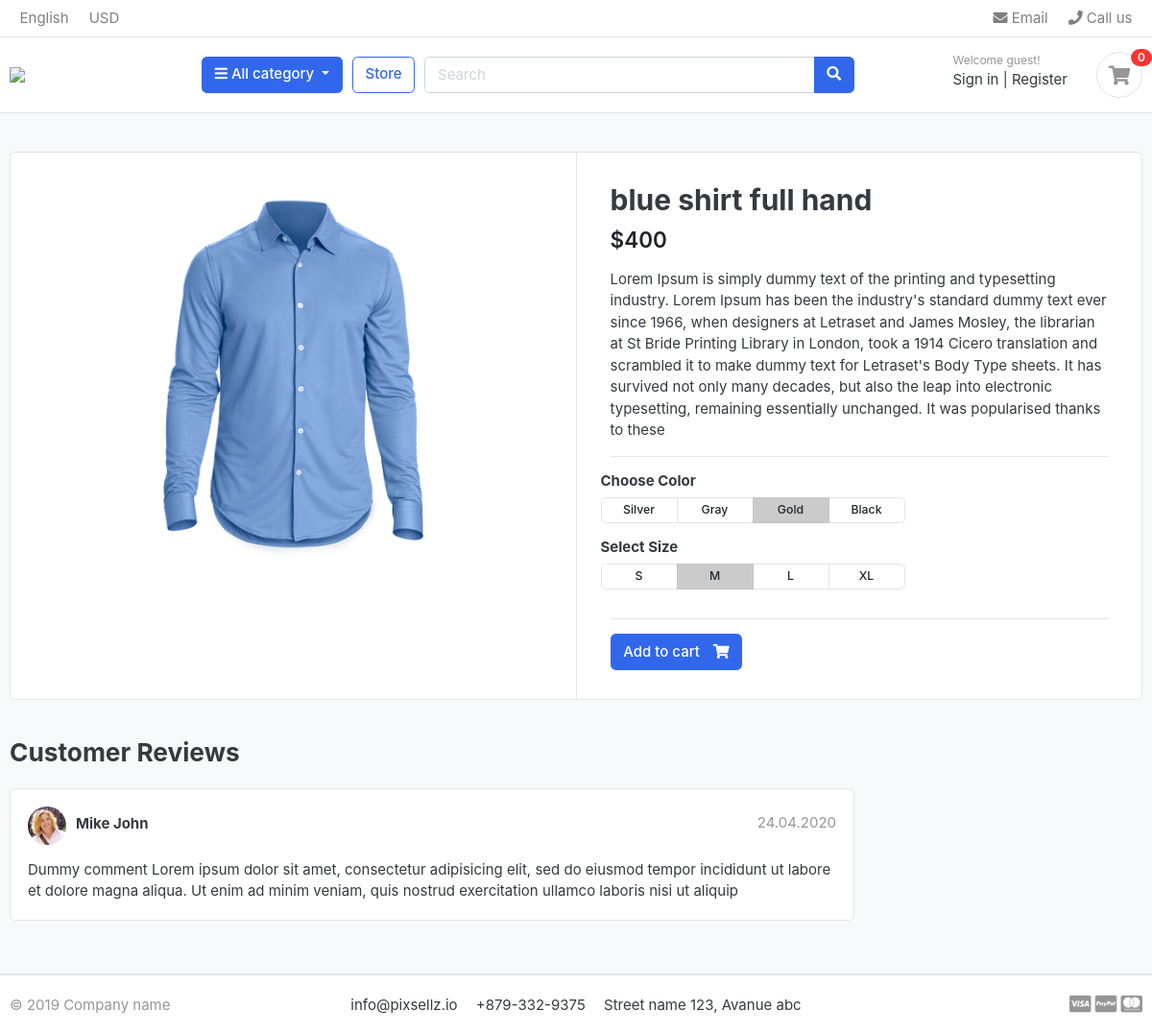
Page /store/shirts/blue-shirt-full-hand on the committed database.
### products/models.py (models this page shows, shortened)
class Product(models.Model):
    name         = models.CharField(max_length=200,unique=True)
    slug         = models.SlugField(max_length=200,unique=True)
    description  = models.TextField(max_length=500,blank=True)
    price        = models.IntegerField()
    images       = models.ImageField(upload_to='photos/products')
    stock        = models.IntegerField()
    is_available = models.BooleanField(default=True)
    category     = models.ForeignKey(Category,on_delete=models.CASCADE)
    created_date = models.DateTimeField(auto_now_add=True)
    modified_date = models.DateTimeField(auto_now=True)

### products/views.py (the view)
# urls.py: path('store/<slug:category_slug>/<slug:product_slug>',views.product_detail,name='product_detail_page'),
def product_detail(request,category_slug,product_slug):
    try:
        single_product=Product.objects.get(category__slug=category_slug,slug=product_slug)
    except Exception as e:
        raise e
    context={
        'single_product':single_product
    }
    return render(request,'store/product_detail.html',context)

### products/context_processors.py (called while the page is built)
def menu_links(request):
    links = Category.objects.all()
    return dict(links=links)

### products/models.py (called while the page is built)
    def get_url(self):
        return reverse('products:product_by_category',args=[self.slug])

### products/templates/store/product_detail.html
{% extends 'base.html' %}
{% load static %}
{% block content %}
<section class="section-content padding-y bg">
    <div class="container">
        <div class="card">
            <div class="row no-gutters">
                <aside class="col-md-6">
                    <article class="gallery-wrap">
                        <div class="img-big-wrap">
                            <a href="#"><img src="{{single_product.images.url}}"></a>
                        </div>
                    </article>
                </aside>
                <main class="col-md-6 border-left">
                    <article class="content-body">
                        <h2 class="title">{{single_product.name}}</h2>
                        <div class="mb-3">
                            <var class="price h4">${{single_product.price}}</var>
                        </div>
                        <p>{{ single_product.description }}</p>
                        <hr>
                        <div class="row">
                            <div class="item-option-select">
                                <h6>Choose Color</h6>
                                <div class="btn-group btn-group-sm btn-group-toggle" data-toggle="buttons">
                                    <label class="btn btn-light">
                                        <input type="radio" name="radio_color"> Silver
                                    </label>
                                    <label class="btn btn-light">
                                        <input type="radio" name="radio_color"> Gray
                                    </label>
                                    <label class="btn btn-light active">
                                        <input type="radio" name="radio_color checked"> Gold
                                    </label>
                                    <label class="btn btn-light">
                                        <input type="radio" name="radio_color"> Black
                                    </label>
                                </div>
                            </div>
                        </div>
                        <div class="row">
                            <div class="item-option-select">
                                <h6>Select Size</h6>
                                <div class="btn-group btn-group-sm btn-group-toggle" data-toggle="buttons">
                                    <label class="btn btn-light">
                                        <input type="radio" name="radio_color"> S
                                    </label>
                                    <label class="btn btn-light active">
                                        <input type="radio" name="radio_color" checked> M
                                    </label>
                                    <label class="btn btn-light">
                                        <input type="radio" name="radio_color"> L
                                    </label>
                                    <label class="btn btn-light">
                                        <input type="radio" name="radio_color"> XL
                                    </label>
                                </div>
                            </div>
                        </div>
                        <hr>
                        {% if single_product.stock <= 0 %}
                           <h5 class=text-danger>Out Of Stock</h5>
                        {% else %}
                        <a href="./product-detail.html" class="btn  btn-primary"> <span class="text">Add to cart</span>
                            <i class="fas fa-shopping-cart"></i> </a>
                        {% endif %}
                    </article>
                </main>
            </div>
        </div>
        <br>
        <div class="row">
            <div class="col-md-9">
                <header class="section-heading">
                    <h3>Customer Reviews </h3>
                </header>
                <article class="box mb-3">
                    <div class="icontext w-100">
                        <img src="./images/avatars/avatar1.jpg" class="img-xs icon rounded-circle">
                        <div class="text">
                            <span class="date text-muted float-md-right">24.04.2020 </span>
                            <h6 class="mb-1">Mike John </h6>
                        </div>
                    </div>
                    <div class="mt-3">
                        <p>
                            Dummy comment Lorem ipsum dolor sit amet, consectetur adipisicing elit, sed do eiusmod
                            tempor incididunt ut labore et dolore magna aliqua. Ut enim ad minim veniam,
                            quis nostrud exercitation ullamco laboris nisi ut aliquip
                        </p>
                    </div>
                </article>
            </div>
        </div>
    </div>
</section>
{% endblock %}

### products/static/css/ui.css (style rules this page uses)
html { font-family: "Inter", sans-serif; font-size: 15px; }
.content-body { flex: 1 1 auto; padding: 2rem 2.3rem; }
.img-xs, .img-sm, .img-md, .img-lg { -o-object-fit: cover; object-fit: cover; flex-shrink: 0; flex-grow: 0; }
.img-xs { width: 40px; height: 40px; }
.padding-y { padding-top: 40px; padding-bottom: 40px; }
var { font-style: normal; }
article:after, .form-group:after { display: block; clear: both; content: ""; }
.bg { background-color: #f8f9fa; }
.section-heading { margin-bottom: 20px; margin-top: 15px; }
p:last-child { margin-bottom: 0; }
.btn-light { background-color: #fff; border-color: #e4e4e4; }
.btn .text + i { margin-left: 10px; }
.icontext { display: inline-flex; align-items: center; vertical-align: middle; }
.icontext .text { width: 100%; line-height: 1.2; }
.icontext .icon { position: relative; margin-right: 10px; flex-shrink: 0; flex-grow: 0; }
.price { font-weight: 600; color: #212529; }
.box { padding: 18px; background: #fff; border-radius: 0.37rem; border: 1px solid #e4e4e4; }
.box img { max-width: 100%; }
.gallery-wrap .img-big-wrap { margin-bottom: 10px; border-radius: 0.37rem; overflow: hidden; background-color: #fff; }
.gallery-wrap .img-big-wrap a { text-align: center; display: block; }
.gallery-wrap .img-big-wrap img { height: 450px; width: auto; display: inline-block; }
.item-option-select { margin-bottom: 1rem; display: inline-block; margin-right: 15px; }
.item-option-select .btn { min-width: 80px; }

### rows in the picture
Product: images (picture), name "blue shirt full hand", price "400", description "Lorem Ipsum is simply dummy text of the printing and typesetting industry. Lorem Ipsum has been the industry's standard dummy text ever since 1966, when designers at Letraset and James Mosley, the librarian at St Bride Printing Library in London, took a 1914 Cicero translation and scrambled it to make dummy text for Letraset's Body Type sheets. It has survived not only many decades, but also the leap into electronic typesetting, remaining essentially unchanged. It was popularised thanks to these"
